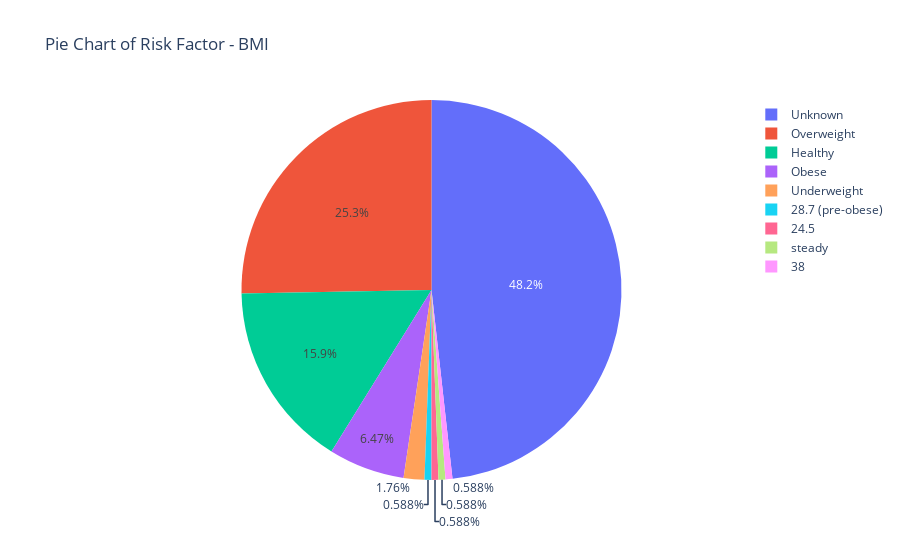
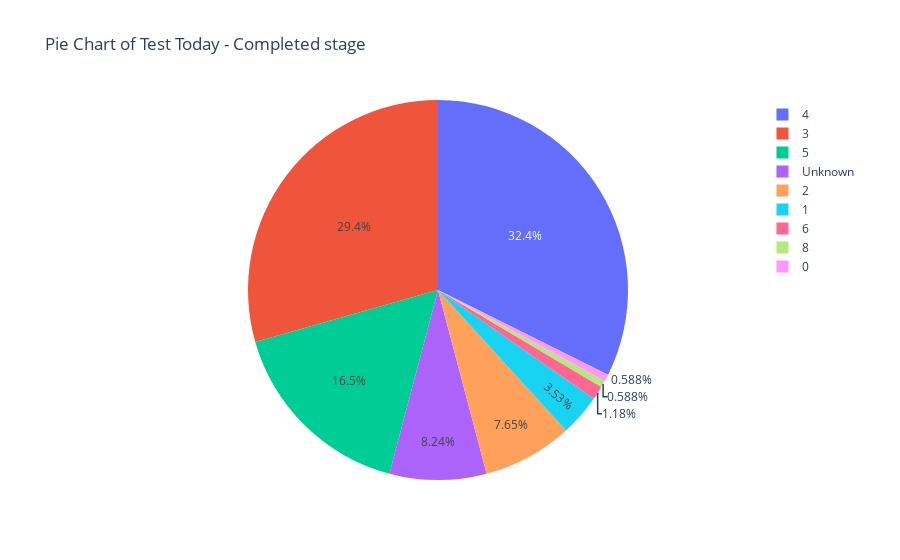

Write notebook code for charts like these, in order.
### Markdown cell above
#### C. Pie chart for categorical columns

### Code cell
data_dict = {}
import matplotlib.pyplot as plt
for column in CRP1.columns:
    if CRP1[column].dtype == 'object':
        # For categorical columns, create a pie chart
        value_counts = CRP1[column].value_counts()
        fig = go.Figure(data=[go.Pie(labels=value_counts.index, values=value_counts.values)])
        fig.update_layout(title=f'Pie Chart of {column}')
        fig.show()        
        
 # Display a list of categories
        print(f"Categories for {column}:")
        for category in value_counts.index:
            print(category)
        print("\n")

# Convert the data_dict into DataFrames
dataframes = {column: pd.DataFrame({'Category': data.index, 'Count': data.values}) for column, data in data_dict.items()}

# Access the DataFrames for each column
for column, dataframe in dataframes.items():
    print(f"Table for {column}:\n")
    print(dataframe)
    print("\n")

### Figure 1 — Plotly figure (JSON) as saved in the notebook; plotly's stock layout.template omitted (floating-point values rounded to 4 significant figures)
{"data": [{"labels": ["Unknown", "Overweight", "Healthy", "Obese", "Underweight", "28.7 (pre-obese)", "24.5", "steady", "38"], "type": "pie", "values": [82, 43, 27, 11, 3, 1, 1, 1, 1]}], "layout": {"title": {"text": "Pie Chart of Risk Factor - BMI"}}}

### Figure 2 — Plotly figure (JSON) as saved in the notebook; plotly's stock layout.template omitted (floating-point values rounded to 4 significant figures)
{"data": [{"labels": ["4", "3", "5", "Unknown", "2", "1", 4, "6", "8", "0", 3, 2], "type": "pie", "values": [50, 49, 28, 14, 12, 6, 5, 2, 1, 1, 1, 1]}], "layout": {"title": {"text": "Pie Chart of Test Today - Completed stage"}}}
